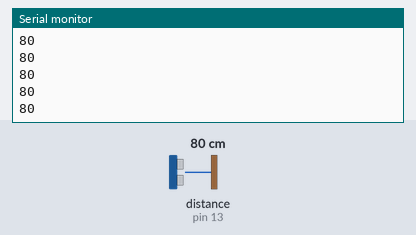
Simulated run of this sketch. Board: Arduino Uno, built with avr-gcc and run on an emulated ATmega328P. Shown: the last lines printed to the serial monitor. Inputs (shaded band) come from the test bench; at power-on: distance to the obstacle (sensor on pin 13) 80 cm.

Above: at 1.2 s.
1.3 s: distance to the obstacle (sensor on pin 13) set to 2 cm
At 1.38 s:
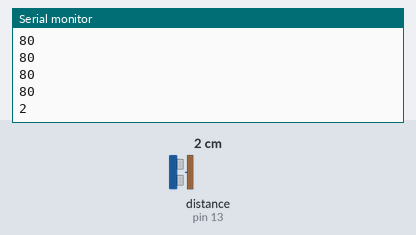
2.8 s: distance to the obstacle (sensor on pin 13) set to 4 cm
At 2.89 s:
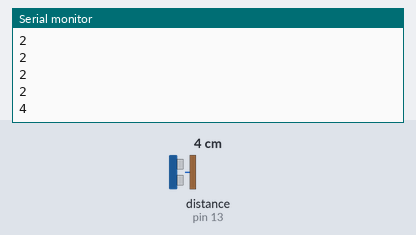
Timing chart, 0 to 5.8 s (numbered marks = the images above; inputs shaded):
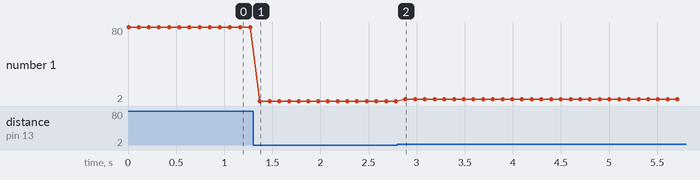

The sketch:

ultrasonicsensor.ino
```cpp
#include "Ultrasonic.h"

#define serial Serial

Ultrasonic ultrasonic(12,13);

void setup() {
serial.begin(9600);
}

void loop()
{
  serial.println(ultrasonic.Ranging(CM));
  delay(100);
}
```

Measured:
- after the input at 1.3 s, the serial monitor: prints a new line after 0.07 s (image 1)
- after the input at 2.8 s, the serial monitor: prints a new line after 0.08 s (image 2)
- plotted number 1: 80 → 2 after the input at 1.3 s, 2 → 4 after the input at 2.8 s
